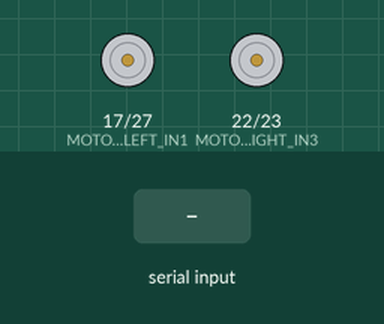
This program was run on a simulated Raspberry Pi (BCM pin numbers). Parts: motor-driver pin pairs drawn as motors (green arrow = first pin HIGH = forward, orange = second pin HIGH = backward, longer = more drive, scaled by the enable pin). The test bench sets the inputs (shaded band). What the program prints to the terminal is not drawn.

Above: at 1.2 s.
1.3 s: "1" typed at the terminal, then Enter
At 2.6 s:
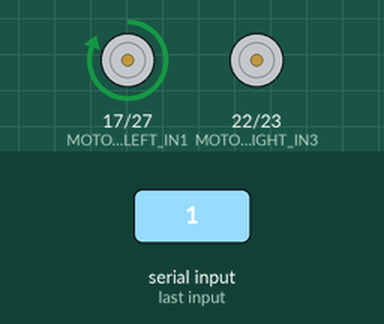
At 5.0 s:
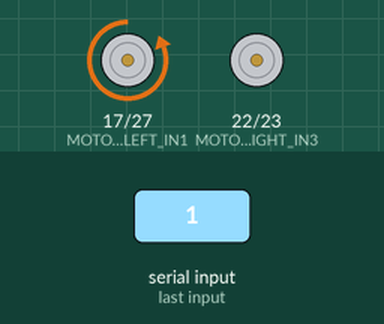
Timing chart, 0 to 22.8 s (numbered marks = the images above; inputs shaded):
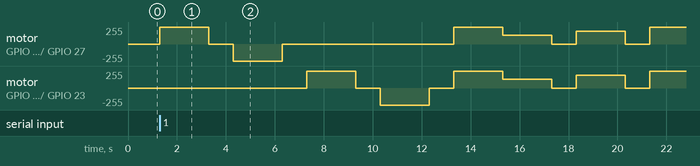

The program:

motor_test.py
```python
#!/usr/bin/env python3
"""
Motor Driver Diagnostic Tool
Tests L298N motor driver connections
"""

import RPi.GPIO as GPIO
import time

# Pin configuration (match your main.py)
MOTOR_LEFT_IN1 = 17
MOTOR_LEFT_IN2 = 27
MOTOR_RIGHT_IN3 = 22
MOTOR_RIGHT_IN4 = 23
MOTOR_LEFT_EN = 18
MOTOR_RIGHT_EN = 24

def setup():
    """Initialize GPIO"""
    GPIO.setmode(GPIO.BCM)
    GPIO.setwarnings(False)

    GPIO.setup(MOTOR_LEFT_IN1, GPIO.OUT)
    GPIO.setup(MOTOR_LEFT_IN2, GPIO.OUT)
    GPIO.setup(MOTOR_RIGHT_IN3, GPIO.OUT)
    GPIO.setup(MOTOR_RIGHT_IN4, GPIO.OUT)
    GPIO.setup(MOTOR_LEFT_EN, GPIO.OUT)
    GPIO.setup(MOTOR_RIGHT_EN, GPIO.OUT)

    # Setup PWM
    pwm_left = GPIO.PWM(MOTOR_LEFT_EN, 1000)
    pwm_right = GPIO.PWM(MOTOR_RIGHT_EN, 1000)
    pwm_left.start(0)
    pwm_right.start(0)

    return pwm_left, pwm_right

def stop_all():
    """Stop all motors"""
    GPIO.output(MOTOR_LEFT_IN1, GPIO.LOW)
    GPIO.output(MOTOR_LEFT_IN2, GPIO.LOW)
    GPIO.output(MOTOR_RIGHT_IN3, GPIO.LOW)
    GPIO.output(MOTOR_RIGHT_IN4, GPIO.LOW)
    print("✓ All motors stopped")

def test_left_motor_forward(pwm_left, speed=100):
    """Test left motor forward"""
    print(f"\n→ Testing LEFT motor FORWARD at {speed}% speed...")
    GPIO.output(MOTOR_LEFT_IN1, GPIO.HIGH)
    GPIO.output(MOTOR_LEFT_IN2, GPIO.LOW)
    pwm_left.ChangeDutyCycle(speed)
    print(f"  IN1 (GPIO {MOTOR_LEFT_IN1}): HIGH")
    print(f"  IN2 (GPIO {MOTOR_LEFT_IN2}): LOW")
    print(f"  EN (GPIO {MOTOR_LEFT_EN}): {speed}% PWM")
    time.sleep(2)
    stop_all()

def test_left_motor_backward(pwm_left, speed=100):
    """Test left motor backward"""
    print(f"\n→ Testing LEFT motor BACKWARD at {speed}% speed...")
    GPIO.output(MOTOR_LEFT_IN1, GPIO.LOW)
    GPIO.output(MOTOR_LEFT_IN2, GPIO.HIGH)
    pwm_left.ChangeDutyCycle(speed)
    print(f"  IN1 (GPIO {MOTOR_LEFT_IN1}): LOW")
    print(f"  IN2 (GPIO {MOTOR_LEFT_IN2}): HIGH")
    print(f"  EN (GPIO {MOTOR_LEFT_EN}): {speed}% PWM")
    time.sleep(2)
    stop_all()

def test_right_motor_forward(pwm_right, speed=100):
    """Test right motor forward"""
    print(f"\n→ Testing RIGHT motor FORWARD at {speed}% speed...")
    GPIO.output(MOTOR_RIGHT_IN3, GPIO.HIGH)
    GPIO.output(MOTOR_RIGHT_IN4, GPIO.LOW)
    pwm_right.ChangeDutyCycle(speed)
    print(f"  IN3 (GPIO {MOTOR_RIGHT_IN3}): HIGH")
    print(f"  IN4 (GPIO {MOTOR_RIGHT_IN4}): LOW")
    print(f"  EN (GPIO {MOTOR_RIGHT_EN}): {speed}% PWM")
    time.sleep(2)
    stop_all()

def test_right_motor_backward(pwm_right, speed=100):
    """Test right motor backward"""
    print(f"\n→ Testing RIGHT motor BACKWARD at {speed}% speed...")
    GPIO.output(MOTOR_RIGHT_IN3, GPIO.LOW)
    GPIO.output(MOTOR_RIGHT_IN4, GPIO.HIGH)
    pwm_right.ChangeDutyCycle(speed)
    print(f"  IN3 (GPIO {MOTOR_RIGHT_IN3}): LOW")
    print(f"  IN4 (GPIO {MOTOR_RIGHT_IN4}): HIGH")
    print(f"  EN (GPIO {MOTOR_RIGHT_EN}): {speed}% PWM")
    time.sleep(2)
    stop_all()

def test_both_forward(pwm_left, pwm_right, speed=100):
    """Test both motors forward"""
    print(f"\n→ Testing BOTH motors FORWARD at {speed}% speed...")
    GPIO.output(MOTOR_LEFT_IN1, GPIO.HIGH)
    GPIO.output(MOTOR_LEFT_IN2, GPIO.LOW)
    GPIO.output(MOTOR_RIGHT_IN3, GPIO.HIGH)
    GPIO.output(MOTOR_RIGHT_IN4, GPIO.LOW)
    pwm_left.ChangeDutyCycle(speed)
    pwm_right.ChangeDutyCycle(speed)
    time.sleep(2)
    stop_all()

def voltage_check():
    """Guide for voltage checking"""
    print("\n" + "="*60)
    print("VOLTAGE CHECK GUIDE")
    print("="*60)
    print("\nWith a multimeter, measure these voltages:")
    print(f"\n1. GPIO {MOTOR_LEFT_EN} to GND:")
    print("   Should be ~3.3V when motor is running")
    print(f"\n2. L298N 12V terminal to GND:")
    print("   Should be 6-12V (your motor power supply)")
    print(f"\n3. L298N 5V terminal to GND:")
    print("   Should be ~5V (from Pi or L298N regulator)")
    print(f"\n4. Between OUT1 and OUT2 (left motor):")
    print("   Should be ~motor voltage when running")
    print(f"\n5. Between OUT3 and OUT4 (right motor):")
    print("   Should be ~motor voltage when running")
    print("\n" + "="*60)

def main():
    print("="*60)
    print("L298N MOTOR DRIVER DIAGNOSTIC TEST")
    print("="*60)
    print("\n⚠️  SAFETY CHECKS:")
    print("  1. Motors should be on wheels/stand (not on surface)")
    print("  2. Motor power supply connected (6-12V to L298N)")
    print("  3. All wires securely connected")
    print("  4. Keep hands clear of moving parts")
    print("\nPress ENTER to continue or Ctrl+C to cancel...")
    input()

    try:
        pwm_left, pwm_right = setup()
        print("\n✓ GPIO initialized successfully")

        # Test individual motors
        print("\n" + "="*60)
        print("TESTING INDIVIDUAL MOTORS")
        print("="*60)

        test_left_motor_forward(pwm_left, 100)
        time.sleep(1)

        test_left_motor_backward(pwm_left, 100)
        time.sleep(1)

        test_right_motor_forward(pwm_right, 100)
        time.sleep(1)

        test_right_motor_backward(pwm_right, 100)
        time.sleep(1)

        # Test both motors
        print("\n" + "="*60)
        print("TESTING BOTH MOTORS TOGETHER")
        print("="*60)

        test_both_forward(pwm_left, pwm_right, 100)

        # Speed test
        print("\n" + "="*60)
        print("TESTING DIFFERENT SPEEDS")
        print("="*60)

        for speed in [50, 75, 100]:
            print(f"\n→ Testing at {speed}% speed...")
            GPIO.output(MOTOR_LEFT_IN1, GPIO.HIGH)
            GPIO.output(MOTOR_LEFT_IN2, GPIO.LOW)
            GPIO.output(MOTOR_RIGHT_IN3, GPIO.HIGH)
            GPIO.output(MOTOR_RIGHT_IN4, GPIO.LOW)
            pwm_left.ChangeDutyCycle(speed)
            pwm_right.ChangeDutyCycle(speed)
            time.sleep(2)
            stop_all()
            time.sleep(1)

        print("\n" + "="*60)
        print("DIAGNOSTIC TEST COMPLETE")
        print("="*60)

        voltage_check()

        print("\n📊 RESULTS:")
        print("  → Did any motors move? (yes/no)")
        print("  → If NO motors moved:")
        print("     - Check power supply to L298N 12V terminal")
        print("     - Verify motor connections to OUT1-OUT4")
        print("     - Check GPIO connections match the code")
        print("     - Ensure ENA/ENB jumpers are REMOVED")
        print("  → If only some motors moved:")
        print("     - Check wiring for non-working motors")
        print("     - Test motor directly with battery")
        print("     - Verify all GPIO pins are connected")

    except KeyboardInterrupt:
        print("\n\nTest interrupted by user")
    except Exception as e:
        print(f"\n✗ Error: {e}")
        import traceback
        traceback.print_exc()
    finally:
        stop_all()
        GPIO.cleanup()
        print("\n✓ GPIO cleanup complete")

if __name__ == '__main__':
    main()
```
